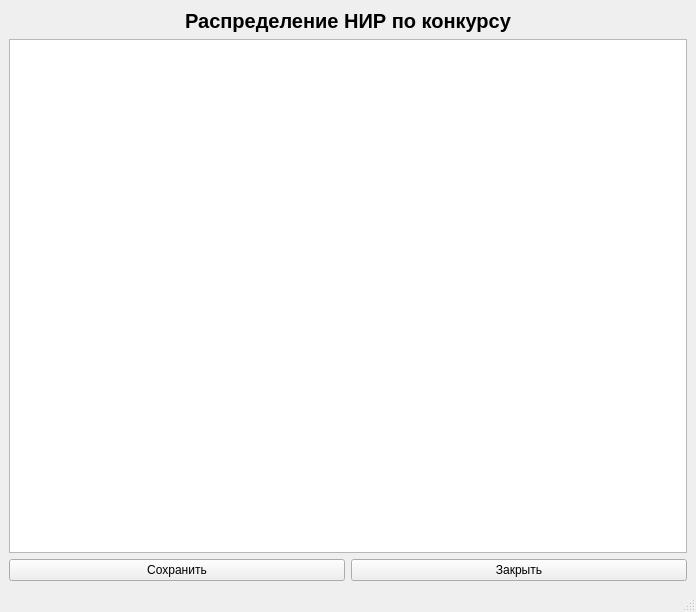
<?xml version="1.0" encoding="UTF-8"?>
<ui version="4.0">
 <class>MainWindow</class>
 <widget class="QMainWindow" name="MainWindow">
  <property name="geometry">
   <rect>
    <x>0</x>
    <y>0</y>
    <width>696</width>
    <height>612</height>
   </rect>
  </property>
  <property name="windowTitle">
   <string>MainWindow</string>
  </property>
  <widget class="QWidget" name="centralwidget">
   <layout class="QVBoxLayout" name="verticalLayout_3">
    <item>
     <layout class="QVBoxLayout" name="verticalLayout">
      <item>
       <widget class="QLabel" name="label">
        <property name="sizePolicy">
         <sizepolicy hsizetype="Preferred" vsizetype="Preferred">
          <horstretch>0</horstretch>
          <verstretch>0</verstretch>
         </sizepolicy>
        </property>
        <property name="font">
         <font>
          <pointsize>15</pointsize>
          <weight>75</weight>
          <italic>false</italic>
          <bold>true</bold>
          <underline>false</underline>
          <strikeout>false</strikeout>
          <kerning>true</kerning>
         </font>
        </property>
        <property name="tabletTracking">
         <bool>false</bool>
        </property>
        <property name="focusPolicy">
         <enum>Qt::NoFocus</enum>
        </property>
        <property name="acceptDrops">
         <bool>false</bool>
        </property>
        <property name="frameShape">
         <enum>QFrame::NoFrame</enum>
        </property>
        <property name="frameShadow">
         <enum>QFrame::Plain</enum>
        </property>
        <property name="text">
         <string>Распределение НИР по конкурсу</string>
        </property>
        <property name="textFormat">
         <enum>Qt::AutoText</enum>
        </property>
        <property name="alignment">
         <set>Qt::AlignCenter</set>
        </property>
        <property name="wordWrap">
         <bool>false</bool>
        </property>
        <property name="margin">
         <number>0</number>
        </property>
       </widget>
      </item>
      <item>
       <layout class="QHBoxLayout" name="horizontalLayout_9"/>
      </item>
      <item>
       <widget class="QTableView" name="tableView">
        <property name="verticalScrollMode">
         <enum>QAbstractItemView::ScrollPerPixel</enum>
        </property>
        <property name="horizontalScrollMode">
         <enum>QAbstractItemView::ScrollPerPixel</enum>
        </property>
       </widget>
      </item>
      <item>
       <layout class="QHBoxLayout" name="horizontalLayout_8">
        <item>
         <widget class="QPushButton" name="saveBtn1">
          <property name="text">
           <string>Сохранить</string>
          </property>
         </widget>
        </item>
        <item>
         <widget class="QPushButton" name="closeBtn1">
          <property name="text">
           <string>Закрыть</string>
          </property>
         </widget>
        </item>
       </layout>
      </item>
     </layout>
    </item>
   </layout>
  </widget>
  <widget class="QMenuBar" name="menubar">
   <property name="geometry">
    <rect>
     <x>0</x>
     <y>0</y>
     <width>696</width>
     <height>21</height>
    </rect>
   </property>
  </widget>
  <widget class="QStatusBar" name="statusbar"/>
 </widget>
 <resources/>
 <connections/>
</ui>
